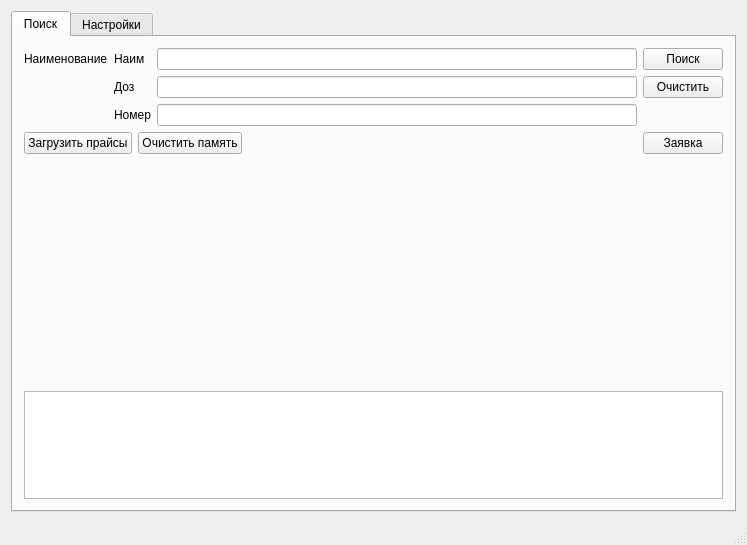
<?xml version="1.0" encoding="UTF-8"?>
<ui version="4.0">
 <class>mainWindow</class>
 <widget class="QMainWindow" name="mainWindow">
  <property name="geometry">
   <rect>
    <x>0</x>
    <y>0</y>
    <width>747</width>
    <height>545</height>
   </rect>
  </property>
  <property name="windowTitle">
   <string>Главная</string>
  </property>
  <widget class="QWidget" name="centralWidget">
   <layout class="QHBoxLayout" name="horizontalLayout">
    <item>
     <widget class="QTabWidget" name="tw_Main">
      <property name="sizePolicy">
       <sizepolicy hsizetype="Expanding" vsizetype="Expanding">
        <horstretch>0</horstretch>
        <verstretch>0</verstretch>
       </sizepolicy>
      </property>
      <property name="currentIndex">
       <number>0</number>
      </property>
      <widget class="QWidget" name="searchTab">
       <attribute name="title">
        <string>Поиск</string>
       </attribute>
       <layout class="QVBoxLayout" name="vLayout_price">
        <item>
         <layout class="QGridLayout" name="gBox_priceMain">
          <item row="0" column="0">
           <widget class="QLabel" name="lbl_searchName">
            <property name="sizePolicy">
             <sizepolicy hsizetype="Fixed" vsizetype="Fixed">
              <horstretch>0</horstretch>
              <verstretch>0</verstretch>
             </sizepolicy>
            </property>
            <property name="text">
             <string>Наименование</string>
            </property>
           </widget>
          </item>
          <item row="0" column="1">
           <widget class="QLabel" name="lbl_searchP1">
            <property name="sizePolicy">
             <sizepolicy hsizetype="Fixed" vsizetype="Fixed">
              <horstretch>0</horstretch>
              <verstretch>0</verstretch>
             </sizepolicy>
            </property>
            <property name="text">
             <string>Наим</string>
            </property>
           </widget>
          </item>
          <item row="0" column="2">
           <widget class="QLineEdit" name="le_searchP1"/>
          </item>
          <item row="0" column="3">
           <widget class="QPushButton" name="btn_search">
            <property name="sizePolicy">
             <sizepolicy hsizetype="Minimum" vsizetype="Fixed">
              <horstretch>0</horstretch>
              <verstretch>0</verstretch>
             </sizepolicy>
            </property>
            <property name="text">
             <string>Поиск</string>
            </property>
           </widget>
          </item>
          <item row="1" column="1">
           <widget class="QLabel" name="lbl_searchP2">
            <property name="sizePolicy">
             <sizepolicy hsizetype="Fixed" vsizetype="Preferred">
              <horstretch>0</horstretch>
              <verstretch>0</verstretch>
             </sizepolicy>
            </property>
            <property name="text">
             <string>Доз</string>
            </property>
           </widget>
          </item>
          <item row="1" column="2">
           <widget class="QLineEdit" name="le_searchP2"/>
          </item>
          <item row="1" column="3">
           <widget class="QPushButton" name="btn_clearNames">
            <property name="sizePolicy">
             <sizepolicy hsizetype="Minimum" vsizetype="Fixed">
              <horstretch>0</horstretch>
              <verstretch>0</verstretch>
             </sizepolicy>
            </property>
            <property name="text">
             <string>Очистить</string>
            </property>
           </widget>
          </item>
          <item row="2" column="1">
           <widget class="QLabel" name="lbl_searchP3">
            <property name="sizePolicy">
             <sizepolicy hsizetype="Fixed" vsizetype="Fixed">
              <horstretch>0</horstretch>
              <verstretch>0</verstretch>
             </sizepolicy>
            </property>
            <property name="text">
             <string>Номер</string>
            </property>
           </widget>
          </item>
          <item row="2" column="2">
           <widget class="QLineEdit" name="le_searchP3"/>
          </item>
         </layout>
        </item>
        <item>
         <layout class="QHBoxLayout" name="hBox_priceBtns">
          <item>
           <widget class="QPushButton" name="btn_loadPrices">
            <property name="text">
             <string>Загрузить прайсы</string>
            </property>
           </widget>
          </item>
          <item>
           <widget class="QPushButton" name="btn_clearMemory">
            <property name="text">
             <string>Очистить память</string>
            </property>
           </widget>
          </item>
          <item>
           <spacer name="hSpacer1">
            <property name="orientation">
             <enum>Qt::Horizontal</enum>
            </property>
            <property name="sizeHint" stdset="0">
             <size>
              <width>40</width>
              <height>20</height>
             </size>
            </property>
           </spacer>
          </item>
          <item>
           <widget class="QPushButton" name="btn_order">
            <property name="sizePolicy">
             <sizepolicy hsizetype="Minimum" vsizetype="Fixed">
              <horstretch>0</horstretch>
              <verstretch>0</verstretch>
             </sizepolicy>
            </property>
            <property name="text">
             <string>Заявка</string>
            </property>
           </widget>
          </item>
         </layout>
        </item>
        <item>
         <spacer name="vSpacer1">
          <property name="orientation">
           <enum>Qt::Vertical</enum>
          </property>
          <property name="sizeHint" stdset="0">
           <size>
            <width>20</width>
            <height>315</height>
           </size>
          </property>
         </spacer>
        </item>
        <item>
         <widget class="QListWidget" name="lW_logger"/>
        </item>
       </layout>
      </widget>
      <widget class="QWidget" name="settingsTab">
       <attribute name="title">
        <string>Настройки</string>
       </attribute>
       <layout class="QVBoxLayout" name="vLayout_settings">
        <item>
         <layout class="QHBoxLayout" name="hBox_settingsPrice">
          <item>
           <widget class="QLabel" name="lbl_pricesDir">
            <property name="text">
             <string>Прайсы</string>
            </property>
           </widget>
          </item>
          <item>
           <widget class="QLineEdit" name="le_pricesDir">
            <property name="readOnly">
             <bool>true</bool>
            </property>
           </widget>
          </item>
          <item>
           <widget class="QPushButton" name="btn_openPricesDir">
            <property name="text">
             <string>Открыть</string>
            </property>
           </widget>
          </item>
          <item>
           <widget class="QPushButton" name="btn_editPricesDir">
            <property name="text">
             <string>Изменить</string>
            </property>
           </widget>
          </item>
         </layout>
        </item>
        <item>
         <layout class="QHBoxLayout" name="hBox_settingsReq">
          <item>
           <widget class="QLabel" name="lbl_requestDir">
            <property name="text">
             <string>Заявки</string>
            </property>
           </widget>
          </item>
          <item>
           <widget class="QLineEdit" name="le_requestDir">
            <property name="readOnly">
             <bool>true</bool>
            </property>
           </widget>
          </item>
          <item>
           <widget class="QPushButton" name="btn_openRequestDir">
            <property name="text">
             <string>Открыть</string>
            </property>
           </widget>
          </item>
          <item>
           <widget class="QPushButton" name="btn_editRequestDir">
            <property name="text">
             <string>Изменить</string>
            </property>
           </widget>
          </item>
         </layout>
        </item>
        <item>
         <widget class="QTableView" name="tvw_settings">
          <property name="sizePolicy">
           <sizepolicy hsizetype="Expanding" vsizetype="Expanding">
            <horstretch>0</horstretch>
            <verstretch>0</verstretch>
           </sizepolicy>
          </property>
          <property name="editTriggers">
           <set>QAbstractItemView::NoEditTriggers</set>
          </property>
         </widget>
        </item>
        <item>
         <layout class="QHBoxLayout" name="hBox_settingsBtns">
          <item>
           <widget class="QPushButton" name="btn_addVendor">
            <property name="text">
             <string>Добавить</string>
            </property>
           </widget>
          </item>
          <item>
           <widget class="QPushButton" name="btn_removeVendor">
            <property name="text">
             <string>Удалить</string>
            </property>
           </widget>
          </item>
          <item>
           <widget class="QPushButton" name="btn_refresh">
            <property name="text">
             <string>Обновить</string>
            </property>
           </widget>
          </item>
          <item>
           <widget class="QPushButton" name="btn_setUp">
            <property name="text">
             <string>Настроить</string>
            </property>
           </widget>
          </item>
          <item>
           <widget class="QPushButton" name="btn_overwriteSettings">
            <property name="text">
             <string>Перезаписать</string>
            </property>
           </widget>
          </item>
          <item>
           <spacer name="hSpacer2">
            <property name="orientation">
             <enum>Qt::Horizontal</enum>
            </property>
            <property name="sizeHint" stdset="0">
             <size>
              <width>158</width>
              <height>20</height>
             </size>
            </property>
           </spacer>
          </item>
         </layout>
        </item>
       </layout>
      </widget>
     </widget>
    </item>
   </layout>
  </widget>
  <widget class="QMenuBar" name="menuBar">
   <property name="geometry">
    <rect>
     <x>0</x>
     <y>0</y>
     <width>747</width>
     <height>25</height>
    </rect>
   </property>
  </widget>
  <widget class="QStatusBar" name="statusBar"/>
 </widget>
 <layoutdefault spacing="6" margin="11"/>
 <resources/>
 <connections/>
</ui>
